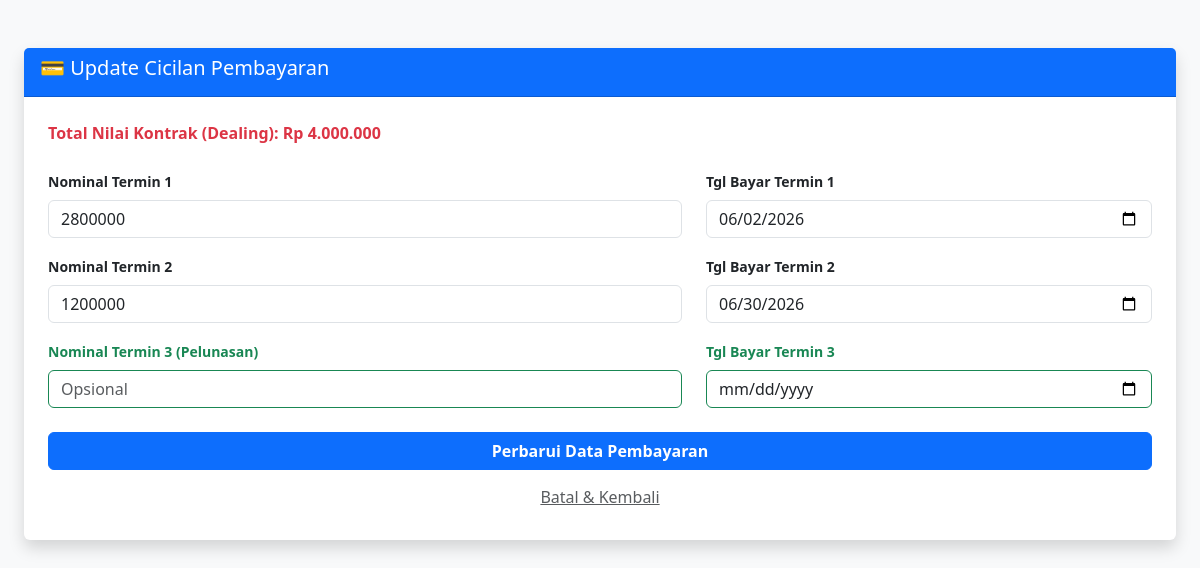
The page /update_bayar.php?id=1 (signed in) on the database its author committed.
### tables this page shows
CREATE TABLE `pembayaran_termin` (
  `id_pembayaran` int(11) NOT NULL,
  `id_pesanan` int(11) DEFAULT NULL,
  `termin_1` bigint(20) DEFAULT 0,
  `tgl_termin_1` date DEFAULT NULL,
  `termin_2` bigint(20) DEFAULT 0,
  `tgl_termin_2` date DEFAULT NULL,
  `termin_3` bigint(20) DEFAULT 0,
  `tgl_termin_3` date DEFAULT NULL
);

CREATE TABLE `pesanan_layanan` (
  `id_pesanan` int(11) NOT NULL,
  `id_klien` int(11) DEFAULT NULL,
  `jenis_layanan` varchar(150) NOT NULL,
  `nilai_dealing` bigint(20) NOT NULL,
  `deadline` date NOT NULL,
  `status_pelunasan` enum('Belum','Tertunda','Selesai') DEFAULT 'Belum',
  `file_mou` varchar(255) DEFAULT NULL
);

### update_bayar.php (the view, shortened to what this page needs)
<?php
include 'config.php';
$id = $_GET['id'] ?? die('ID Tidak Valid');
$stmt = $pdo->prepare("SELECT p.nilai_dealing, t.* FROM pesanan_layanan p JOIN pembayaran_termin t ON p.id_pesanan = t.id_pesanan WHERE p.id_pesanan = ?");
$stmt->execute([$id]);
$data = $stmt->fetch(PDO::FETCH_ASSOC);
?>
<!DOCTYPE html>
<html lang="id">
<head>
    <link href="https://cdn.jsdelivr.net/npm/bootstrap@5.3.0/dist/css/bootstrap.min.css" rel="stylesheet">
</head>
<body class="bg-light py-5">
<div class="container-fluid px-4">
    <div class="card shadow border-0">
        <div class="card-header bg-primary text-white fw-bold"><h5>💳 Update Cicilan Pembayaran</h5></div>
        <div class="card-body p-4">
            <p class="text-danger fw-bold mb-4">Total Nilai Kontrak (Dealing): Rp <?= number_format($data['nilai_dealing'], 0, ',', '.') ?></p>
            <form method="POST">
                <div class="row mb-3">
                    <div class="col-md-7">
                        <label class="form-label small fw-bold">Nominal Termin 1</label>
                        <input type="number" name="termin_1" class="form-control" value="<?= $data['termin_1'] == 0 ? '' : $data['termin_1'] ?>" placeholder="Opsional">
                    </div>
                    <div class="col-md-5">
                        <label class="form-label small fw-bold">Tgl Bayar Termin 1</label>
                        <input type="date" name="tgl_termin_1" class="form-control" value="<?= htmlspecialchars($data['tgl_termin_1'] ?? '') ?>">
                    </div>
                </div>
                <div class="row mb-3">
                    <div class="col-md-7">
                        <label class="form-label small fw-bold">Nominal Termin 2</label>
                        <input type="number" name="termin_2" class="form-control" value="<?= $data['termin_2'] == 0 ? '' : $data['termin_2'] ?>" placeholder="Opsional">
                    </div>
                    <div class="col-md-5">
                        <label class="form-label small fw-bold">Tgl Bayar Termin 2</label>
                        <input type="date" name="tgl_termin_2" class="form-control" value="<?= htmlspecialchars($data['tgl_termin_2'] ?? '') ?>">
                    </div>
                </div>
                <div class="row mb-4">
                    <div class="col-md-7">
                        <label class="form-label small fw-bold text-success">Nominal Termin 3 (Pelunasan)</label>
                        <input type="number" name="termin_3" class="form-control border-success" value="<?= $data['termin_3'] == 0 ? '' : $data['termin_3'] ?>" placeholder="Opsional">
                    </div>
                    <div class="col-md-5">
                        <label class="form-label small fw-bold text-success">Tgl Bayar Termin 3</label>
                        <input type="date" name="tgl_termin_3" class="form-control border-success" value="<?= htmlspecialchars($data['tgl_termin_3'] ?? '') ?>">
                    </div>
                </div>
                <button type="submit" class="btn btn-primary w-100 fw-bold">Perbarui Data Pembayaran</button>
                <a href="index.php" class="btn btn-link w-100 text-muted mt-2 small">Batal & Kembali</a>
            </form>
        </div>
    </div>
</div>
</body>
</html>

### rows shown on the page
pembayaran_termin: id_pesanan.nilai_dealing "4.000.000", termin_1 "2800000", tgl_termin_1 "06/02/2026", termin_2 "1200000", tgl_termin_2 "06/30/2026"
